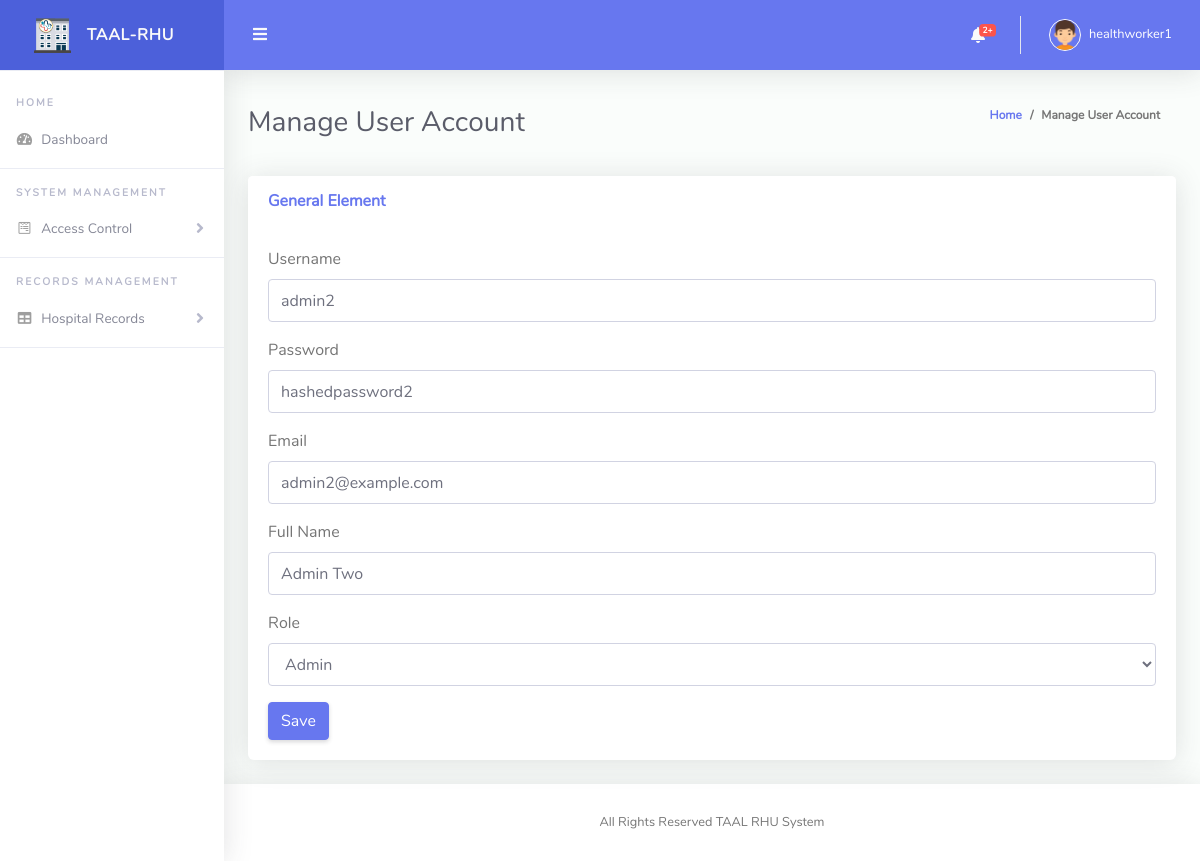
Screenshot of /worker/edit_user.php?user_id=2 (signed in) with the database file from the repository.
### tables this page shows
CREATE TABLE `users` (
  `user_id` int(11) NOT NULL,
  `username` varchar(50) NOT NULL,
  `password_hash` varchar(255) NOT NULL,
  `email` varchar(100) NOT NULL,
  `full_name` varchar(100) DEFAULT NULL,
  `role` enum('admin','health_worker') NOT NULL,
  `last_login` timestamp NOT NULL DEFAULT current_timestamp() ON UPDATE current_timestamp(),
  `date_created` timestamp NOT NULL DEFAULT current_timestamp()
);

### worker/edit_user.php (the view, shortened to what this page needs)
<!DOCTYPE html>
<?php include("../model/conn.php"); ?>
<html lang="en">
<head>
  <link href="vendor/fontawesome-free/css/all.min.css" rel="stylesheet" type="text/css">
  <link href="vendor/bootstrap/css/bootstrap.min.css" rel="stylesheet" type="text/css">
  <link href="css/ruang-admin.min.css" rel="stylesheet">
</head>
<body id="page-top">
  <div id="wrapper">
    <?php include("./nav.php");
    $username = $password_hash = $email = $full_name = $role = "";
    if (isset($_GET['user_id'])) {
      $user_id = $_GET['user_id'];
      $sql = "SELECT * FROM users WHERE user_id = $user_id";
      $result = $conn->query($sql);
      if ($result->num_rows > 0) {
        $row = $result->fetch_assoc();
        $username = $row['username'];
        $password_hash = $row['password_hash'];
        $email = $row['email'];
        $full_name = $row['full_name'];
        $role = $row['role'];
      }
    }
    ?>
    <div class="container-fluid" id="container-wrapper">
      <div class="d-sm-flex align-items-center justify-content-between mb-4">
        <h1 class="h3 mb-0 text-gray-800">Manage User Account</h1>
        <ol class="breadcrumb">
          <li class="breadcrumb-item"><a href="./">Home</a></li>
          <li class="breadcrumb-item" aria-current="page">Manage User Account</li>
        </ol>
      </div>
      <div class="row">
        <div class="col-lg-12">
          <div class="card mb-4">
            <div class="card-header py-3 d-flex flex-row align-items-center justify-content-between">
              <h6 class="m-0 font-weight-bold text-primary">General Element</h6>
            </div>
            <div class="card-body">
            <form method="post">
        <div class="form-group">
            <label for="username">Username</label>
            <input type="text" class="form-control" id="username" name="username" value="<?php echo $username; ?>" required>
        </div>
        <div class="form-group">
            <label for="password">Password</label>
            <input type="text" class="form-control" id="password" value="<?php echo $password_hash; ?>" name="password" required>
        </div>
        <div class="form-group">
            <label for="email">Email</label>
            <input type="email" class="form-control" id="email" name="email" value="<?php echo $email; ?>" required>
        </div>
        <div class="form-group">
            <label for="full_name">Full Name</label>
            <input type="text" class="form-control" id="full_name" name="full_name" value="<?php echo $full_name; ?>">
        </div>
        <div class="form-group">
            <label for="role">Role</label>
            <select class="form-control" id="role" name="role" required>
                <option value="admin" <?php echo ($role == 'admin') ? 'selected' : ''; ?>>Admin</option>
            </select>
        </div>
        <button type="submit" class="btn btn-primary">Save</button>
    </form>
            </div>
          </div>
        </div>
      </div>
    </div>
  </div>
  <?php include("./footer.php"); ?>
  </div>
  </div>
</body>
</html>

### rows the page displays
users: username "admin2", password "hashedpassword2", email "admin2@example.com", full_name "Admin Two", role "Admin"

### other values shown
$row['count'] "2"
$_SESSION['username'] "healthworker1"
